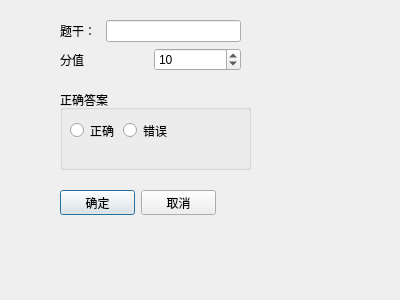
<?xml version="1.0" encoding="UTF-8"?>
<ui version="4.0">
 <class>JudgementDialog</class>
 <widget class="QDialog" name="JudgementDialog">
  <property name="geometry">
   <rect>
    <x>0</x>
    <y>0</y>
    <width>400</width>
    <height>300</height>
   </rect>
  </property>
  <property name="windowTitle">
   <string>Dialog</string>
  </property>
  <widget class="QGroupBox" name="answerGroup">
   <property name="geometry">
    <rect>
     <x>60</x>
     <y>90</y>
     <width>191</width>
     <height>80</height>
    </rect>
   </property>
   <property name="title">
    <string>正确答案</string>
   </property>
   <widget class="QWidget" name="layoutWidget">
    <property name="geometry">
     <rect>
      <x>10</x>
      <y>30</y>
      <width>100</width>
      <height>21</height>
     </rect>
    </property>
    <layout class="QHBoxLayout" name="horizontalLayout_4">
     <item>
      <widget class="QRadioButton" name="trueButton">
       <property name="text">
        <string>正确</string>
       </property>
      </widget>
     </item>
     <item>
      <widget class="QRadioButton" name="falseButton">
       <property name="text">
        <string>错误</string>
       </property>
      </widget>
     </item>
    </layout>
   </widget>
  </widget>
  <widget class="QWidget" name="layoutWidget">
   <property name="geometry">
    <rect>
     <x>60</x>
     <y>20</y>
     <width>181</width>
     <height>52</height>
    </rect>
   </property>
   <layout class="QVBoxLayout" name="verticalLayout">
    <item>
     <layout class="QHBoxLayout" name="horizontalLayout">
      <item>
       <widget class="QLabel" name="label">
        <property name="text">
         <string>题干： </string>
        </property>
       </widget>
      </item>
      <item>
       <widget class="QLineEdit" name="descriptionEdit"/>
      </item>
     </layout>
    </item>
    <item>
     <layout class="QHBoxLayout" name="horizontalLayout_2">
      <item>
       <widget class="QLabel" name="label_2">
        <property name="text">
         <string>分值</string>
        </property>
       </widget>
      </item>
      <item>
       <widget class="QSpinBox" name="scoreSpinBox">
        <property name="minimum">
         <number>1</number>
        </property>
        <property name="maximum">
         <number>100</number>
        </property>
        <property name="value">
         <number>10</number>
        </property>
       </widget>
      </item>
     </layout>
    </item>
   </layout>
  </widget>
  <widget class="QWidget" name="layoutWidget">
   <property name="geometry">
    <rect>
     <x>60</x>
     <y>190</y>
     <width>156</width>
     <height>25</height>
    </rect>
   </property>
   <layout class="QHBoxLayout" name="horizontalLayout_3">
    <item>
     <widget class="QPushButton" name="okButton">
      <property name="text">
       <string>确定</string>
      </property>
      <property name="default">
       <bool>true</bool>
      </property>
     </widget>
    </item>
    <item>
     <widget class="QPushButton" name="cancelButton">
      <property name="text">
       <string>取消</string>
      </property>
     </widget>
    </item>
   </layout>
  </widget>
 </widget>
 <resources/>
 <connections>
  <connection>
   <sender>okButton</sender>
   <signal>clicked()</signal>
   <receiver>JudgementDialog</receiver>
   <slot>accept()</slot>
   <hints>
    <hint type="sourcelabel">
     <x>100</x>
     <y>206</y>
    </hint>
    <hint type="destinationlabel">
     <x>96</x>
     <y>367</y>
    </hint>
   </hints>
  </connection>
  <connection>
   <sender>cancelButton</sender>
   <signal>clicked()</signal>
   <receiver>JudgementDialog</receiver>
   <slot>reject()</slot>
   <hints>
    <hint type="sourcelabel">
     <x>180</x>
     <y>192</y>
    </hint>
    <hint type="destinationlabel">
     <x>198</x>
     <y>359</y>
    </hint>
   </hints>
  </connection>
 </connections>
</ui>
